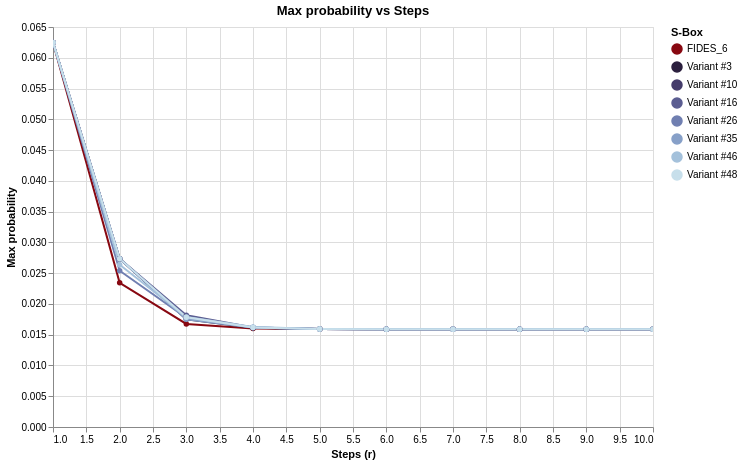

Notebook cell for this chart:
### Code cell
chart_mp = compare_max_probability_altair(
    specs,
    r_values=list(range(1,11)),
    log_scale=False,
    detail=True
)
chart_mp

### Figure 1 — Vega-Lite specification as saved in the notebook (floating-point values rounded to 4 significant figures)
{"config": {"view": {"continuousWidth": 300, "continuousHeight": 300}}, "data": {"name": "data-ade9312e9058903b3d71ba75d136ad45"}, "mark": {"type": "line", "point": true}, "encoding": {"color": {"field": "S-Box", "legend": {"title": "S-Box"}, "scale": {"domain": ["FIDES_6", "Variant #3", "Variant #10", "Variant #16", "Variant #26", "Variant #35", "Variant #46", "Variant #48"], "range": ["#880811", "#2b1f3e", "#453c6b", "#5b5d91", "#707fb1", "#87a0c8", "#a4c1db", "#c7dfeb"]}, "type": "nominal"}, "tooltip": [{"field": "r", "type": "quantitative"}, {"field": "S-Box", "type": "nominal"}, {"field": "Max probability", "type": "quantitative"}], "x": {"field": "r", "title": "Steps (r)", "type": "quantitative"}, "y": {"field": "Max probability", "scale": {}, "title": "Max probability", "type": "quantitative"}}, "height": 400, "params": [{"name": "param_10", "select": {"type": "interval", "encodings": ["x", "y"]}, "bind": "scales"}], "title": "Max probability vs Steps", "width": 600, "$schema": "https://vega.github.io/schema/vega-lite/v5.20.1.json", "datasets": {"data-ade9312e9058903b3d71ba75d136ad45": [{"r": 1, "S-Box": "FIDES_6", "Max probability": 0.0625}, {"r": 2, "S-Box": "FIDES_6", "Max probability": 0.02344}, {"r": 3, "S-Box": "FIDES_6", "Max probability": 0.01674}, {"r": 4, "S-Box": "FIDES_6", "Max probability": 0.016}, {"r": 5, "S-Box": "FIDES_6", "Max probability": 0.01591}, {"r": 6, "S-Box": "FIDES_6", "Max probability": 0.0159}, {"r": 7, "S-Box": "FIDES_6", "Max probability": 0.0159}, {"r": 8, "S-Box": "FIDES_6", "Max probability": 0.0159}, {"r": 9, "S-Box": "FIDES_6", "Max probability": 0.0159}, {"r": 10, "S-Box": "FIDES_6", "Max probability": 0.0159}, {"r": 1, "S-Box": "Variant #3", "Max probability": 0.0625}, {"r": 2, "S-Box": "Variant #3", "Max probability": 0.02734}, {"r": 3, "S-Box": "Variant #3", "Max probability": 0.01752}, {"r": 4, "S-Box": "Variant #3", "Max probability": 0.01611}, {"r": 5, "S-Box": "Variant #3", "Max probability": 0.01592}, {"r": 6, "S-Box": "Variant #3", "Max probability": 0.01588}, {"r": 7, "S-Box": "Variant #3", "Max probability": 0.01587}, {"r": 8, "S-Box": "Variant #3", "Max probability": 0.01587}, {"r": 9, "S-Box": "Variant #3", "Max probability": 0.01587}, {"r": 10, "S-Box": "Variant #3", "Max probability": 0.01587}, {"r": 1, "S-Box": "Variant #10", "Max probability": 0.0625}, {"r": 2, "S-Box": "Variant #10", "Max probability": 0.02734}, {"r": 3, "S-Box": "Variant #10", "Max probability": 0.01782}, {"r": 4, "S-Box": "Variant #10", "Max probability": 0.01611}, {"r": 5, "S-Box": "Variant #10", "Max probability": 0.01592}, {"r": 6, "S-Box": "Variant #10", "Max probability": 0.01588}, {"r": 7, "S-Box": "Variant #10", "Max probability": 0.01587}, {"r": 8, "S-Box": "Variant #10", "Max probability": 0.01587}, {"r": 9, "S-Box": "Variant #10", "Max probability": 0.01587}, {"r": 10, "S-Box": "Variant #10", "Max probability": 0.01587}, {"r": 1, "S-Box": "Variant #16", "Max probability": 0.0625}, {"r": 2, "S-Box": "Variant #16", "Max probability": 0.02734}, {"r": 3, "S-Box": "Variant #16", "Max probability": 0.01816}, {"r": 4, "S-Box": "Variant #16", "Max probability": 0.01616}, {"r": 5, "S-Box": "Variant #16", "Max probability": 0.01592}, {"r": 6, "S-Box": "Variant #16", "Max probability": 0.01588}, {"r": 7, "S-Box": "Variant #16", "Max probability": 0.01587}, {"r": 8, "S-Box": "Variant #16", "Max probability": 0.01587}, {"r": 9, "S-Box": "Variant #16", "Max probability": 0.01587}, {"r": 10, "S-Box": "Variant #16", "Max probability": 0.01587}, {"r": 1, "S-Box": "Variant #26", "Max probability": 0.0625}, {"r": 2, "S-Box": "Variant #26", "Max probability": 0.02539}, {"r": 3, "S-Box": "Variant #26", "Max probability": 0.01773}, {"r": 4, "S-Box": "Variant #26", "Max probability": 0.01618}, {"r": 5, "S-Box": "Variant #26", "Max probability": 0.01593}, {"r": 6, "S-Box": "Variant #26", "Max probability": 0.01588}, {"r": 7, "S-Box": "Variant #26", "Max probability": 0.01587}, {"r": 8, "S-Box": "Variant #26", "Max probability": 0.01587}, {"r": 9, "S-Box": "Variant #26", "Max probability": 0.01587}, {"r": 10, "S-Box": "Variant #26", "Max probability": 0.01587}, {"r": 1, "S-Box": "Variant #35", "Max probability": 0.0625}, {"r": 2, "S-Box": "Variant #35", "Max probability": 0.02734}, {"r": 3, "S-Box": "Variant #35", "Max probability": 0.01752}, {"r": 4, "S-Box": "Variant #35", "Max probability": 0.01616}, {"r": 5, "S-Box": "Variant #35", "Max probability": 0.01592}, {"r": 6, "S-Box": "Variant #35", "Max probability": 0.01588}, {"r": 7, "S-Box": "Variant #35", "Max probability": 0.01587}, {"r": 8, "S-Box": "Variant #35", "Max probability": 0.01587}, {"r": 9, "S-Box": "Variant #35", "Max probability": 0.01587}, {"r": 10, "S-Box": "Variant #35", "Max probability": 0.01587}, {"r": 1, "S-Box": "Variant #46", "Max probability": 0.0625}, {"r": 2, "S-Box": "Variant #46", "Max probability": 0.02637}, {"r": 3, "S-Box": "Variant #46", "Max probability": 0.01788}, {"r": 4, "S-Box": "Variant #46", "Max probability": 0.01623}, {"r": 5, "S-Box": "Variant #46", "Max probability": 0.01592}, {"r": 6, "S-Box": "Variant #46", "Max probability": 0.01588}, {"r": 7, "S-Box": "Variant #46", "Max probability": 0.01587}, {"r": 8, "S-Box": "Variant #46", "Max probability": 0.01587}, {"r": 9, "S-Box": "Variant #46", "Max probability": 0.01587}, {"r": 10, "S-Box": "Variant #46", "Max probability": 0.01587}, {"r": 1, "S-Box": "Variant #48", "Max probability": 0.0625}, {"r": 2, "S-Box": "Variant #48", "Max probability": 0.02734}, {"r": 3, "S-Box": "Variant #48", "Max probability": 0.01782}, {"r": 4, "S-Box": "Variant #48", "Max probability": 0.01617}, {"r": 5, "S-Box": "Variant #48", "Max probability": 0.01591}, {"r": 6, "S-Box": "Variant #48", "Max probability": 0.01588}, {"r": 7, "S-Box": "Variant #48", "Max probability": 0.01587}, {"r": 8, "S-Box": "Variant #48", "Max probability": 0.01587}, {"r": 9, "S-Box": "Variant #48", "Max probability": 0.01587}, {"r": 10, "S-Box": "Variant #48", "Max probability": 0.01587}]}}
